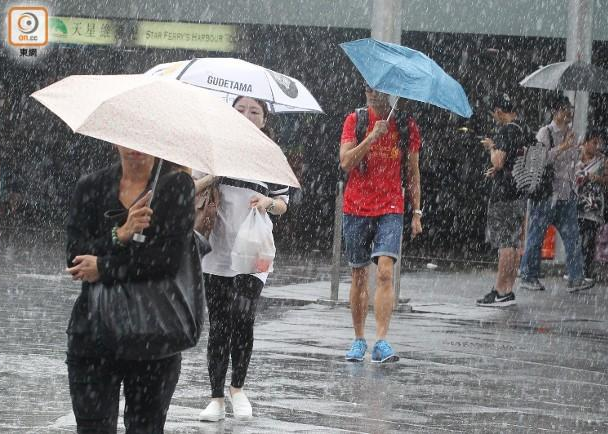
#> input picture Real275/test/rain/norain-1.png, 608 x 434 px, found by its file name; its folder holds 3 pictures in this run
$ python dataset_Rain1200.py
#> lines starting #> are read from the running program, lines starting #| are printed output that depends on the picture; pictures that were not available may be replaced by others from this repository, and a replacement may not be noted
import os
import cv2
import numpy as np
from numpy.random import RandomState
from torch.utils.data import Dataset
import settings_Rain1200


class TrainValDataset(Dataset):
    def __init__(self, name):
        super().__init__()
        self.rand_state = RandomState(66)
        self.root_dir = os.path.join(settings_Rain1200.data_dir, name)
        self.mat_files = os.listdir(self.root_dir)
        self.patch_size = settings_Rain1200.patch_size
        self.file_num = len(self.mat_files)

    def __len__(self):
        return self.file_num * 100

    def __getitem__(self, idx):
        file_name = self.mat_files[idx % self.file_num]
        img_file = os.path.join(self.root_dir, file_name)
        img_pair = cv2.imread(img_file).astype(np.float32) / 255

        if settings_Rain1200.aug_data:
            O, B = self.crop(img_pair, aug=True)
            O, B = self.flip(O, B)
            O, B = self.rotate(O, B)
        else:
            O, B = self.crop(img_pair, aug=False)

        O = np.transpose(O, (2, 0, 1))
        B = np.transpose(B, (2, 0, 1))
        sample = {'O': O, 'B': B}

        return sample

    def crop(self, img_pair, aug):
        patch_size = self.patch_size
        h, ww, c = img_pair.shape
        w = int(ww / 2)

        if aug:
            mini = - 1 / 4 * self.patch_size
            maxi =   1 / 4 * self.patch_size + 1
            p_h = patch_size + self.rand_state.randint(mini, maxi)
            p_w = patch_size + self.rand_state.randint(mini, maxi)
        else:
            p_h, p_w = patch_size, patch_size

        r = self.rand_state.randint(0, h - p_h)
        c = self.rand_state.randint(0, w - p_w)
        O = img_pair[r: r+p_h, c+w: c+p_w+w]
        B = img_pair[r: r+p_h, c: c+p_w]

        if aug:
            O = cv2.resize(O, (patch_size, patch_size))
            B = cv2.resize(B, (patch_size, patch_size))

        return O, B

    def flip(self, O, B):
        if self.rand_state.rand() > 0.5:
            O = np.flip(O, axis=1)
            B = np.flip(B, axis=1)

        return O, B

    def rotate(self, O, B):
        angle = self.rand_state.randint(-30, 30)
        patch_size = self.patch_size
        center = (int(patch_size / 2), int(patch_size / 2))
        M = cv2.getRotationMatrix2D(center, angle, 1)
        O = cv2.warpAffine(O, M, (patch_size, patch_size))
        B = cv2.warpAffine(B, M, (patch_size, patch_size))
        return O, B

class TestDataset(Dataset):
    def __init__(self, name):
        super().__init__()
        self.rand_state = RandomState(66)
        self.root_dir = os.path.join(settings_Rain1200.data_dir, name)
        self.mat_files = os.listdir(self.root_dir)
        self.patch_size = settings_Rain1200.patch_size
        self.file_num = len(self.mat_files)

    def __len__(self):
        return self.file_num

    def __getitem__(self, idx):
        file_name = self.mat_files[idx % self.file_num]
        img_file = os.path.join(self.root_dir, file_name)
        img_pair = cv2.imread(img_file).astype(np.float32) / 255
        h, ww, c = img_pair.shape
        w = ww // 2
        O = np.transpose(img_pair[:, w:], (2, 0, 1))
        B = np.transpose(img_pair[:, :w], (2, 0, 1))
        sample = {'O': O, 'B': B}
        return sample


class ShowDataset(Dataset):
    def __init__(self, name):
        super().__init__()
        self.rand_state = RandomState(66)
        self.root_dir = os.path.join(settings_Rain1200.data_dir, name)
        self.img_files = sorted(os.listdir(self.root_dir))
        self.file_num = len(self.img_files)

    def __len__(self):
        return self.file_num

    def __getitem__(self, idx):
        file_name = self.img_files[idx % self.file_num]
        img_file = os.path.join(self.root_dir, file_name)
        print(img_file)
        img_pair = cv2.imread(img_file).astype(np.float32) / 255

        h, ww, c = img_pair.shape
        w = int(ww / 2)

        #h_8 = h % 8
        #w_8 = w % 8

        if settings_Rain1200.pic_is_pair:
            O = np.transpose(img_pair[:, w:], (2, 0, 1))
            B = np.transpose(img_pair[:, :w], (2, 0, 1))
        else:
            O = np.transpose(img_pair[:, :], (2, 0, 1))
            B = np.transpose(img_pair[:, :], (2, 0, 1))
        sample = {'O': O, 'B': B,'file_name':file_name[:-4]}

        return sample


if __name__ == '__main__':
    dt = TrainValDataset('val')
    print('TrainValDataset')
    for i in range(10):
        smp = dt[i]
        for k, v in smp.items():
            print(k, v.shape, v.dtype, v.mean())
#> this loop made 10 passes
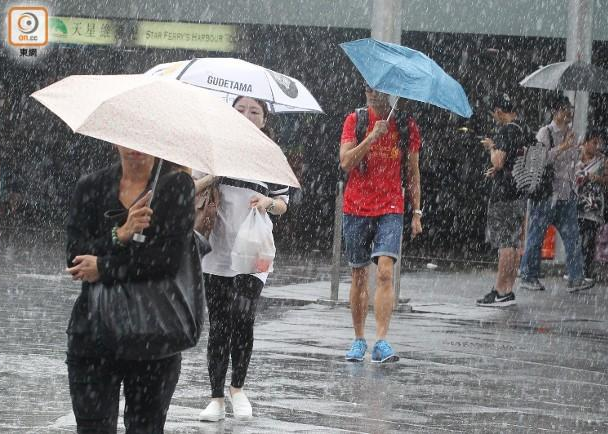
#> input picture Real275/test/rain/norain-1.png, 608 x 434 px, found by its file name
#> pass 1, in crop, `O = img_pair[r: r+p_h, c+w: c+p_w+w]`:
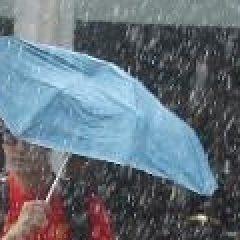
#> O: shape (120, 120, 3) float32 (shown 2 times larger); mean B, G, R 0.482, 0.443, 0.396
#> pass 1, in crop, `B = img_pair[r: r+p_h, c: c+p_w]`:
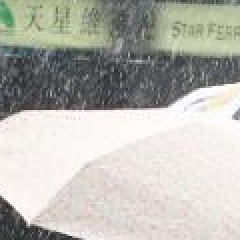
#> B: shape (120, 120, 3) float32 (shown 2 times larger); mean B, G, R 0.691, 0.718, 0.722
#> pass 2, in crop (call 2), `O = img_pair[r: r+p_h, c+w: c+p_w+w]`:
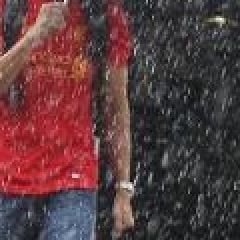
#> O: shape (120, 120, 3) float32 (shown 2 times larger); mean B, G, R 0.242, 0.232, 0.35

    print()
    dt = TestDataset('test')
    print('TestDataset')
    for i in range(10):
        smp = dt[i]
        for k, v in smp.items():
            print(k, v.shape, v.dtype, v.mean())

    print()
    print('ShowDataset')
    dt = ShowDataset('test')
    for i in range(10):
        smp = dt[i]
        for k, v in smp.items():
#> (the run stopped early here; a loop or call above may not have finished)
